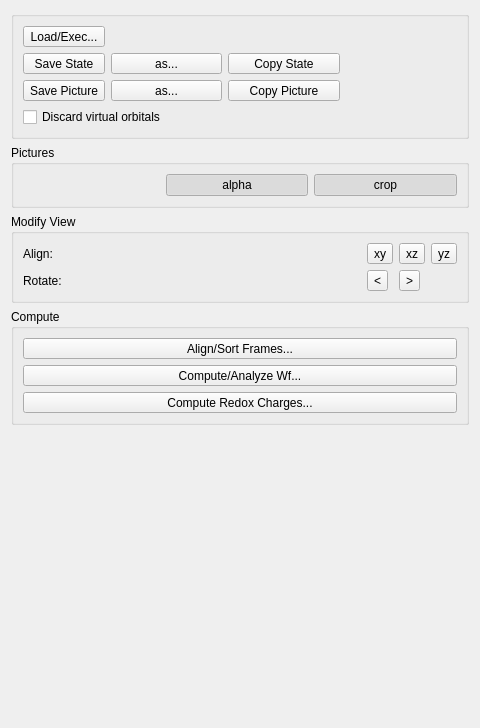
       <widget class="QWidget" name="page_Actions">
        <property name="geometry">
         <rect>
          <x>0</x>
          <y>0</y>
          <width>480</width>
          <height>728</height>
         </rect>
        </property>
        <attribute name="label">
         <string>&amp;Actions &amp;&amp; Files</string>
        </attribute>
        <layout class="QVBoxLayout" name="verticalLayout_7">
         <item>
          <widget class="QGroupBox" name="groupBox_InputOutput">
           <property name="title">
            <string/>
           </property>
           <layout class="QGridLayout" name="gridLayout_6">
            <item row="0" column="0" colspan="2">
             <widget class="QToolButton" name="toolButton_ImportFiles">
              <property name="sizePolicy">
               <sizepolicy hsizetype="Expanding" vsizetype="Fixed">
                <horstretch>0</horstretch>
                <verstretch>0</verstretch>
               </sizepolicy>
              </property>
              <property name="text">
               <string>Load/Exec...</string>
              </property>
              <property name="icon">
               <iconset theme="document-open">
                <normaloff/>
               </iconset>
              </property>
              <property name="toolButtonStyle">
               <enum>Qt::ToolButtonTextBesideIcon</enum>
              </property>
             </widget>
            </item>
            <item row="3" column="3">
             <widget class="QToolButton" name="toolButton_CopyPicture">
              <property name="sizePolicy">
               <sizepolicy hsizetype="Expanding" vsizetype="Fixed">
                <horstretch>0</horstretch>
                <verstretch>0</verstretch>
               </sizepolicy>
              </property>
              <property name="text">
               <string>Copy Picture</string>
              </property>
              <property name="icon">
               <iconset theme="edit-copy">
                <normaloff/>
               </iconset>
              </property>
              <property name="toolButtonStyle">
               <enum>Qt::ToolButtonIconOnly</enum>
              </property>
             </widget>
            </item>
            <item row="1" column="0" colspan="2">
             <widget class="QToolButton" name="toolButton_SaveState">
              <property name="sizePolicy">
               <sizepolicy hsizetype="Expanding" vsizetype="Fixed">
                <horstretch>0</horstretch>
                <verstretch>0</verstretch>
               </sizepolicy>
              </property>
              <property name="text">
               <string>Save State</string>
              </property>
              <property name="icon">
               <iconset theme="document-save">
                <normaloff/>
               </iconset>
              </property>
              <property name="toolButtonStyle">
               <enum>Qt::ToolButtonTextBesideIcon</enum>
              </property>
             </widget>
            </item>
            <item row="3" column="0" colspan="2">
             <widget class="QToolButton" name="toolButton_SavePicture">
              <property name="sizePolicy">
               <sizepolicy hsizetype="Expanding" vsizetype="Fixed">
                <horstretch>0</horstretch>
                <verstretch>0</verstretch>
               </sizepolicy>
              </property>
              <property name="text">
               <string>Save Picture</string>
              </property>
              <property name="icon">
               <iconset theme="document-save">
                <normaloff/>
               </iconset>
              </property>
              <property name="toolButtonStyle">
               <enum>Qt::ToolButtonTextBesideIcon</enum>
              </property>
             </widget>
            </item>
            <item row="1" column="2">
             <widget class="QToolButton" name="toolButton_SaveStateAs">
              <property name="sizePolicy">
               <sizepolicy hsizetype="Expanding" vsizetype="Fixed">
                <horstretch>0</horstretch>
                <verstretch>0</verstretch>
               </sizepolicy>
              </property>
              <property name="text">
               <string>as...</string>
              </property>
              <property name="icon">
               <iconset theme="document-save-as">
                <normaloff/>
               </iconset>
              </property>
             </widget>
            </item>
            <item row="1" column="3">
             <widget class="QToolButton" name="toolButton_CopyState">
              <property name="sizePolicy">
               <sizepolicy hsizetype="Expanding" vsizetype="Fixed">
                <horstretch>0</horstretch>
                <verstretch>0</verstretch>
               </sizepolicy>
              </property>
              <property name="text">
               <string>Copy State</string>
              </property>
              <property name="icon">
               <iconset theme="edit-copy">
                <normaloff/>
               </iconset>
              </property>
              <property name="toolButtonStyle">
               <enum>Qt::ToolButtonIconOnly</enum>
              </property>
             </widget>
            </item>
            <item row="3" column="2">
             <widget class="QToolButton" name="toolButton_SavePictureAs">
              <property name="sizePolicy">
               <sizepolicy hsizetype="Expanding" vsizetype="Fixed">
                <horstretch>0</horstretch>
                <verstretch>0</verstretch>
               </sizepolicy>
              </property>
              <property name="text">
               <string>as...</string>
              </property>
              <property name="icon">
               <iconset theme="document-save-as">
                <normaloff/>
               </iconset>
              </property>
             </widget>
            </item>
            <item row="1" column="4">
             <spacer name="horizontalSpacer_2">
              <property name="orientation">
               <enum>Qt::Horizontal</enum>
              </property>
              <property name="sizeHint" stdset="0">
               <size>
                <width>40</width>
                <height>20</height>
               </size>
              </property>
             </spacer>
            </item>
            <item row="4" column="0" colspan="5">
             <widget class="QCheckBox" name="checkBox_SkipVirtualOrbitals">
              <property name="text">
               <string>Discard virtual orbitals</string>
              </property>
             </widget>
            </item>
           </layout>
          </widget>
         </item>
         <item>
          <widget class="QGroupBox" name="groupBox_10">
           <property name="title">
            <string>Pictures</string>
           </property>
           <layout class="QGridLayout" name="gridLayout_18">
            <item row="0" column="1">
             <widget class="QPushButton" name="pushButton_SaveAlphaChannel">
              <property name="sizePolicy">
               <sizepolicy hsizetype="Expanding" vsizetype="Fixed">
                <horstretch>0</horstretch>
                <verstretch>0</verstretch>
               </sizepolicy>
              </property>
              <property name="text">
               <string>alpha</string>
              </property>
              <property name="checkable">
               <bool>true</bool>
              </property>
              <property name="checked">
               <bool>true</bool>
              </property>
              <property name="view_option_name" stdset="0">
               <string>save_alpha</string>
              </property>
             </widget>
            </item>
            <item row="0" column="2">
             <widget class="QPushButton" name="pushButton_CropImages">
              <property name="sizePolicy">
               <sizepolicy hsizetype="Expanding" vsizetype="Fixed">
                <horstretch>0</horstretch>
                <verstretch>0</verstretch>
               </sizepolicy>
              </property>
              <property name="text">
               <string>crop</string>
              </property>
              <property name="checkable">
               <bool>true</bool>
              </property>
              <property name="checked">
               <bool>true</bool>
              </property>
              <property name="view_option_name" stdset="0">
               <string>crop_images</string>
              </property>
             </widget>
            </item>
            <item row="0" column="0">
             <spacer name="horizontalSpacer_6">
              <property name="orientation">
               <enum>Qt::Horizontal</enum>
              </property>
              <property name="sizeHint" stdset="0">
               <size>
                <width>40</width>
                <height>20</height>
               </size>
              </property>
             </spacer>
            </item>
           </layout>
          </widget>
         </item>
         <item>
          <widget class="QGroupBox" name="groupBox_ModifyView">
           <property name="title">
            <string>Modify View</string>
           </property>
           <layout class="QGridLayout" name="gridLayout_5">
            <item row="2" column="5">
             <widget class="QToolButton" name="toolButton_AlignViewYz">
              <property name="text">
               <string>yz</string>
              </property>
             </widget>
            </item>
            <item row="2" column="2">
             <widget class="QToolButton" name="toolButton_AlignViewXy">
              <property name="text">
               <string>xy</string>
              </property>
             </widget>
            </item>
            <item row="2" column="0">
             <widget class="QLabel" name="label_14">
              <property name="text">
               <string>Align:</string>
              </property>
             </widget>
            </item>
            <item row="2" column="4">
             <widget class="QToolButton" name="toolButton_AlignViewXz">
              <property name="text">
               <string>xz</string>
              </property>
             </widget>
            </item>
            <item row="4" column="4">
             <widget class="QToolButton" name="toolButton_RotateCw">
              <property name="text">
               <string>&gt;</string>
              </property>
             </widget>
            </item>
            <item row="4" column="0">
             <widget class="QLabel" name="label_18">
              <property name="text">
               <string>Rotate:</string>
              </property>
             </widget>
            </item>
            <item row="4" column="2">
             <widget class="QToolButton" name="toolButton_RotateCcw">
              <property name="text">
               <string>&lt;</string>
              </property>
             </widget>
            </item>
            <item row="2" column="1">
             <spacer name="horizontalSpacer_5">
              <property name="orientation">
               <enum>Qt::Horizontal</enum>
              </property>
              <property name="sizeHint" stdset="0">
               <size>
                <width>40</width>
                <height>20</height>
               </size>
              </property>
             </spacer>
            </item>
           </layout>
          </widget>
         </item>
         <item>
          <widget class="QGroupBox" name="groupBox_5">
           <property name="title">
            <string>Compute</string>
           </property>
           <layout class="QGridLayout" name="gridLayout_22">
            <item row="0" column="0">
             <widget class="QToolButton" name="toolButton_EditFrames">
              <property name="sizePolicy">
               <sizepolicy hsizetype="Expanding" vsizetype="Fixed">
                <horstretch>0</horstretch>
                <verstretch>0</verstretch>
               </sizepolicy>
              </property>
              <property name="text">
               <string>Align/Sort Frames...</string>
              </property>
              <property name="icon">
               <iconset theme="format-justify-fill">
                <normaloff/>
               </iconset>
              </property>
              <property name="toolButtonStyle">
               <enum>Qt::ToolButtonTextBesideIcon</enum>
              </property>
             </widget>
            </item>
            <item row="1" column="0">
             <widget class="QToolButton" name="toolButton_ComputeWf">
              <property name="sizePolicy">
               <sizepolicy hsizetype="Expanding" vsizetype="Fixed">
                <horstretch>0</horstretch>
                <verstretch>0</verstretch>
               </sizepolicy>
              </property>
              <property name="text">
               <string>Compute/Analyze Wf...</string>
              </property>
              <property name="icon">
               <iconset resource="resources.qrc">
                <normaloff>:/resources/psi.png</normaloff>:/resources/psi.png</iconset>
              </property>
              <property name="toolButtonStyle">
               <enum>Qt::ToolButtonTextBesideIcon</enum>
              </property>
             </widget>
            </item>
            <item row="2" column="0">
             <widget class="QToolButton" name="toolButton_ComputeEffectiveOxidationStates">
              <property name="sizePolicy">
               <sizepolicy hsizetype="Expanding" vsizetype="Fixed">
                <horstretch>0</horstretch>
                <verstretch>0</verstretch>
               </sizepolicy>
              </property>
              <property name="text">
               <string>Compute Redox Charges...</string>
              </property>
              <property name="icon">
               <iconset resource="resources.qrc">
                <normaloff>:/resources/eos.png</normaloff>:/resources/eos.png</iconset>
              </property>
              <property name="toolButtonStyle">
               <enum>Qt::ToolButtonTextBesideIcon</enum>
              </property>
             </widget>
            </item>
           </layout>
          </widget>
         </item>
         <item>
          <spacer name="verticalSpacer">
           <property name="orientation">
            <enum>Qt::Vertical</enum>
           </property>
           <property name="sizeHint" stdset="0">
            <size>
             <width>20</width>
             <height>310</height>
            </size>
           </property>
          </spacer>
         </item>
        </layout>
       </widget>
